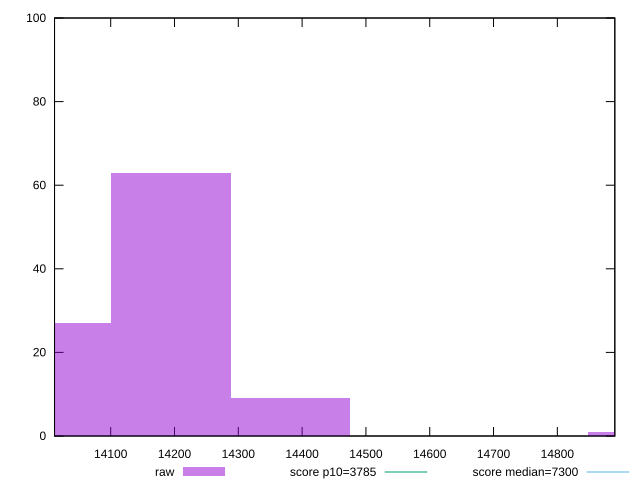

Reproduce this figure in gnuplot.
reset

$raw <<EOF
14381.260400796167 9
14194.490785201411 63
14007.721169606655 27
14941.569247580432 1
EOF

set key outside below
set boxwidth 186.7696155947554
set xrange [14011.971050000004:14890.086449999999]
set yrange [0:100]
set trange [0:100]
set style fill transparent solid 0.5 noborder

set parametric
set terminal svg size 640, 490 enhanced background rgb 'white'
set output "report_00018_2021-02-10T15-25-16.877Z/interactive/samples/pages/raw/histogram.svg"

plot $raw title "raw" with boxes, \
     3785,t title "score p10=3785", \
     7300,t title "score median=7300"

reset
